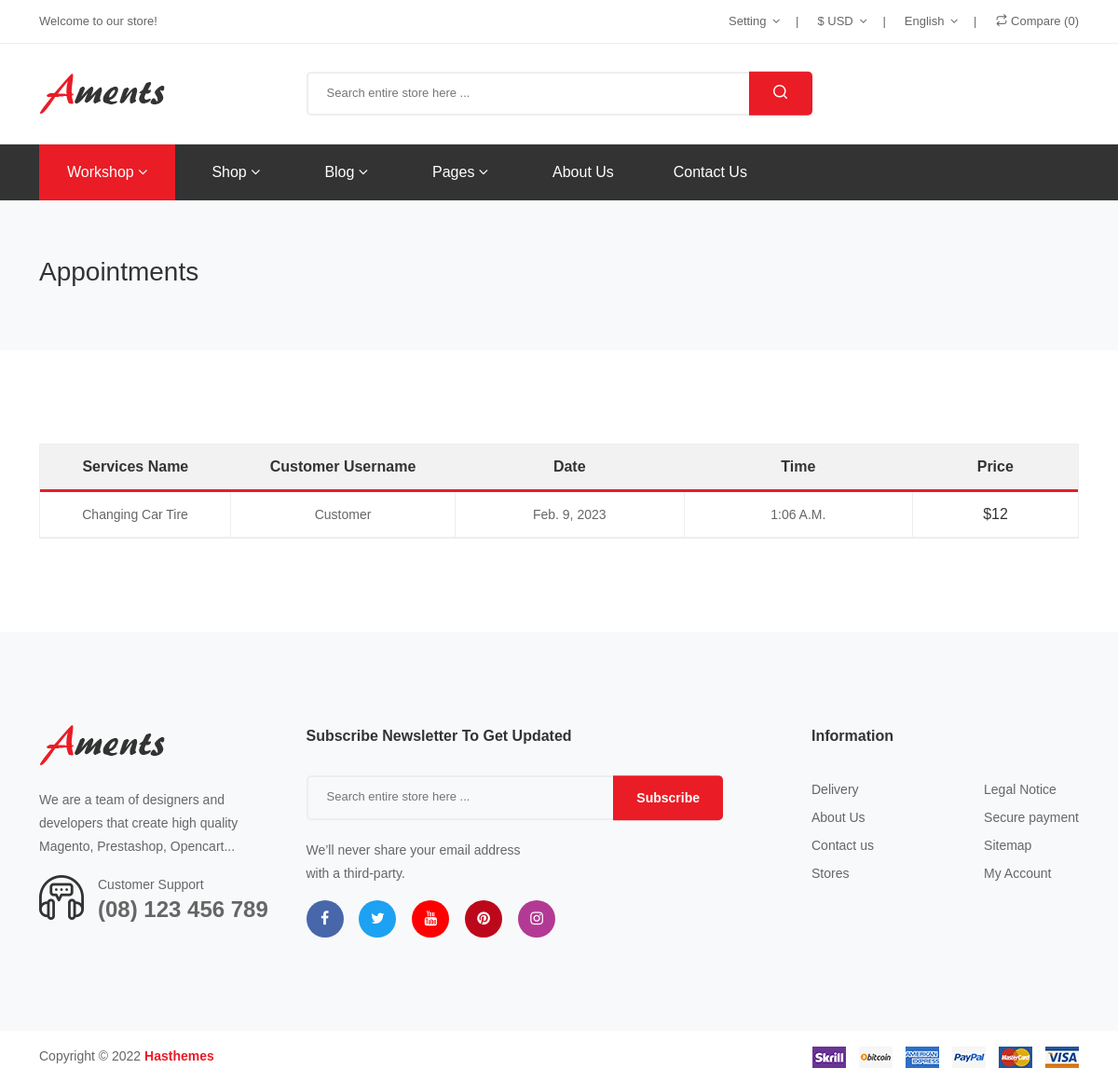
The app's page /Workshop/Appointment/ (signed in) with its own data.
### User/models.py (models this page shows, shortened)
class User(AbstractUser):
    class Role(models.TextChoices):
        ADMIN = "ADMIN", 'Admin'
        CUSTOMER = "CUSTOMER", 'Customer'
        STORE = "STORE", 'Store'
        WORKSHOP = "WORKSHOP", 'Workshop'
    base_role = {}
    role = models.CharField(max_length= 50, choices=Role.choices)

### SCP/models.py (models this page shows)
class Services(models.Model):
    W_id = models.ForeignKey(
        Workshop, on_delete=models.CASCADE, related_name="WorkshopServices"
    )
    name = models.CharField(max_length=75)
    price = models.IntegerField()
    DESCRIPTION = models.TextField()

class Appointment(models.Model):
    service_id = models.ForeignKey(Services, on_delete=models.CASCADE)
    W_id = models.ForeignKey(
        Workshop, on_delete=models.CASCADE, related_name="WorkshopAppointment"
    )
    C_id = models.ForeignKey(
        Customer, on_delete=models.CASCADE, related_name="CustomerAppointment"
    )
    Date = models.DateField()
    Time = models.TimeField()

### SCP/views.py (the view)
# urls.py: path('Workshop/Appointment/', views.ShowAppointment, name='make-app'),
def ShowAppointment(request):
    if request.user.is_authenticated:
        if request.user.role == "WORKSHOP":
            datenow = datetime.datetime.now().date() + datetime.timedelta(days=3)
            print(datenow)
            obj = Appointment.objects.all().filter(
                W_id=request.user.id,
                Date__range=[datetime.datetime.now().date(), datenow],
            )
            CID = []
            for n in obj:
                CID.append(
                    [
                        User.objects.get(id=n.C_id.id),
                        n,
                        Services.objects.get(id=n.service_id.id),
                    ]
                )
            context = {"obj": obj, "obj1": CID}
            return render(request, "SCP/ws/Appointment.html", context)
        else:
            response = redirect("/home/")
            return response
    else:
        response = redirect("/home/")
        return response

### SCP/templates/SCP/ws/Appointment.html (shortened to what this page needs)
<!DOCTYPE html>
<html lang="en">
    {% load static %}
    <head>
        <link rel="stylesheet" type="text/css" href= "{% static 'css/vendor/vendor.min.css' %}">
        <link rel="stylesheet" type="text/css" href="{% static 'css/plugins/plugins.min.css' %}">
        <link rel="stylesheet" type="text/css" href="{% static 'css/style.min.css' %}">
    </head>
<body>
    <header class="header-section d-lg-block d-none">
        <div class="header-top">
            <div class="container">
                <div class="row d-flex justify-content-between align-items-center">
                    <div class="col-6">
                        <div class="header-top--left">
                            <span>Welcome to our store!</span>
                        </div>
                    </div>
                    <div class="col-6">
                        <div class="header-top--right">
                            <ul class="header-user-menu">
                                <li class="has-user-dropdown">
                                    <a href="">Setting</a>
                                </li>
                                <li class="has-user-dropdown">
                                    <a href="">$ USD</a>
                                </li>
                                <li class="has-user-dropdown">
                                    <a href="">English</a>
                                </li>
                                <li><a href="compare.html"><i class="icon-repeat"></i> Compare (0)</a></li>
                            </ul>
                        </div>
                    </div>
                </div>
            </div>
        </div>
        <div class="header-center">
            <div class="container">
                <div class="row d-flex justify-content-between align-items-center">
                    <div class="col-3">
                        <div class="header-logo">
                            <a href="index.html"><img src="assets/images/logo/logo.png" alt=""></a>
                        </div>
                    </div>
                    <div class="col-6">
                        <div class="header-search">
                            <form action="#" method="post">
                                <div class="header-search-box default-search-style d-flex">
                                    <input class="default-search-style-input-box border-around border-right-none" type="search" placeholder="Search entire store here ..." required>
                                    <button class="default-search-style-input-btn" type="submit"><i class="icon-search"></i></button>
                                </div>
                            </form>
                        </div>
                    </div>
                </div>
            </div>
        </div>
        <div class="header-bottom sticky-header">
            <div class="container">
                <div class="row">
                    <div class="col-12">
                        <div class="main-menu">
                            <nav>
                                <ul>
                                    <li class="has-dropdown">
                                        <a class="active main-menu-link" href="index.html">Workshop <i class="fa fa-angle-down"></i></a>
                                    </li>
                                    <li class="has-dropdown has-megaitem">
                                        <a href="product-details-default.html">Shop <i class="fa fa-angle-down"></i></a>
                                    </li>
                                    <li class="has-dropdown">
                                        <a href="blog-single-sidebar-left.html">Blog <i class="fa fa-angle-down"></i></a>
                                    </li>
                                    <li class="has-dropdown">
                                        <a href="#">Pages <i class="fa fa-angle-down"></i></a>
                                    </li>
                                    <li>
                                        <a href="about-us.html">About Us</a>
                                    </li>
                                    <li>
                                        <a href="contact-us.html">Contact Us</a>
                                    </li>
                                </ul>
                            </nav>
                        </div>
                    </div>
                </div>
            </div>
        </div>
    </header>
    <div class="breadcrumb-section">
        <div class="breadcrumb-wrapper">
            <div class="container">
                <div class="row">
                    <div class="col-12 d-flex justify-content-between justify-content-md-between  align-items-center flex-md-row flex-column">
                        <h3 class="breadcrumb-title">Appointments</h3>
                    </div>
                </div>
            </div>
        </div>
    </div>
    <div class="wishlist-section">
        <div class="wishlish-table-wrapper"  data-aos="fade-up"  data-aos-delay="0">
            <div class="container">
                <div class="row">
                    <div class="col-12">
                        <div class="table_desc">
                            <div class="table_page table-responsive">
                                <table>
                                    <thead>
                                        <tr>
                                            <th class="product_remove">Services Name</th>
                                            <th class="product_thumb">Customer Username</th>
                                            <th class="product_name">Date</th>
                                            <th class="product-price">Time</th>
                                            <th class="product_addcart">Price</th>
                                        </tr>
                                    </thead>
                                    <tbody>
                                        {%if obj%}
                                        {% for type in obj1 %}
                                        <tr>
                                            <td class="product_thumb">{{type.2.name}}</td>
                                            <td class="product_thumb">{{type.0.username}}</td>
                                            <td class="product_name">{{ type.1.Date }}</td>
                                            <td class="product_name">{{ type.1.Time }}</td>
                                            <td class="product-price">${{type.2.price}}</td>
                                        </tr>
                                        {% endfor %}
                                        {% endif %}
                                    </tbody>
                                </table>
                            </div>
                        </div>
                    </div>
                </div>
            </div>
        </div>
    </div>
    <footer class="footer-section section-top-gap-100">
        <div class="footer-top section-inner-bg">
            <div class="container">
                <div class="row">
                    <div class="col-lg-3 col-md-3 col-sm-5">
                        <div class="footer-widget footer-widget-contact" data-aos="fade-up"  data-aos-delay="0">
                            <div class="footer-logo">
                                <a href="index.html"><img src="assets/images/logo/logo.png" alt="" class="img-fluid"></a>
                            </div>
                            <div class="footer-contact">
                                <p>We are a team of designers and developers that create high quality Magento, Prestashop, Opencart...</p>
                                <div class="customer-support">
                                    <div class="customer-support-icon">
                                        <img src="assets/images/icon/support-icon.png" alt="">
                                    </div>
                                    <div class="customer-support-text">
                                        <span>Customer Support</span>
                                        <a class="customer-support-text-phone" href="tel:(08)123456789">(08) 123 456 789</a>
                                    </div>
                                </div>
                            </div>
                        </div>
                    </div>
                    <div class="col-lg-5 col-md-5 col-sm-7">
                        <div class="footer-widget footer-widget-subscribe" data-aos="fade-up"  data-aos-delay="200">
                            <h3 class="footer-widget-title">Subscribe newsletter to get updated</h3>
                            <form action="#" method="post">
                                <div class="footer-subscribe-box default-search-style d-flex">
                                    <input class="default-search-style-input-box border-around border-right-none subscribe-form" type="email" placeholder="Search entire store here ..." required>
                                    <button class="default-search-style-input-btn" type="submit">Subscribe</button>
                                </div>
                            </form>
                            <p class="footer-widget-subscribe-note">We’ll never share your email address <br> with a third-party.</p>
                            <ul class="footer-social">
                                <li><a href="" class="facebook"><i class="fa fa-facebook"></i></a></li>
                                <li><a href="" class="twitter"><i class="fa fa-twitter"></i></a></li>
                                <li><a href="" class="youtube"><i class="fa fa-youtube"></i></a></li>
                                <li><a href="" class="pinterest"><i class="fa fa-pinterest"></i></a></li>
                                <li><a href="" class="instagram"><i class="fa fa-instagram"></i></a></li>
                            </ul>
                        </div>
                    </div>
                    <div class="col-lg-4 col-md-4 col-sm-6">
                        <div class="footer-widget footer-widget-menu" data-aos="fade-up"  data-aos-delay="600">
                            <h3 class="footer-widget-title">Information</h3>
                            <div class="footer-menu">
                                <ul class="footer-menu-nav">
                                    <li><a href="">Delivery</a></li>
                                    <li><a href="about-us.html">About Us</a></li>
                                    <li><a href="contact-us.html">Contact us</a></li>
                                    <li><a href="">Stores</a></li>
                                </ul>
                                <ul class="footer-menu-nav">
                                    <li><a href="">Legal Notice</a></li>
                                    <li><a href="">Secure payment</a></li>
                                    <li><a href="">Sitemap</a></li>
                                    <li><a href="my-account.html">My Account</a></li>
                                </ul>
                            </div>
                        </div>
                    </div>
                </div>
            </div>
        </div>
        <div class="footer-bottom">
            <div class="container">
                <div class="row align-items-center">
                    <div class="col-lg-6 col-md-6">
                        <div class="copyright-area">
                            <p class="copyright-area-text">Copyright &copy; 2022 <a class="copyright-link" href="https://hasthemes.com/">Hasthemes</a></p>
                        </div>
                    </div>
                    <div class="col-lg-6 col-md-6">
                        <div class="footer-payment">
                            <a href=""><img class="img-fluid" src="assets/images/icon/payment-icon.png" alt=""></a>
                        </div>
                    </div>
                </div>
            </div>
        </div>
    </footer>
</body>
</html>

### records on screen
User: name "Changing Car Tire", username "Customer", Date "Feb. 9, 2023", Time "1:06 A.m.", price "12"
